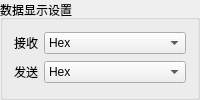
         <widget class="QGroupBox" name="groupBox_8">
          <property name="sizePolicy">
           <sizepolicy hsizetype="Maximum" vsizetype="Maximum">
            <horstretch>0</horstretch>
            <verstretch>0</verstretch>
           </sizepolicy>
          </property>
          <property name="minimumSize">
           <size>
            <width>0</width>
            <height>88</height>
           </size>
          </property>
          <property name="title">
           <string>数据显示设置</string>
          </property>
          <layout class="QHBoxLayout" name="horizontalLayout_19">
           <item>
            <layout class="QVBoxLayout" name="verticalLayout_4">
             <item>
              <layout class="QHBoxLayout" name="horizontalLayout_12">
               <item>
                <widget class="QLabel" name="label_Set_Rec">
                 <property name="sizePolicy">
                  <sizepolicy hsizetype="Maximum" vsizetype="Fixed">
                   <horstretch>0</horstretch>
                   <verstretch>0</verstretch>
                  </sizepolicy>
                 </property>
                 <property name="text">
                  <string>&lt;html&gt;&lt;head/&gt;&lt;body&gt;&lt;p align=&quot;center&quot;&gt;接收&lt;/p&gt;&lt;/body&gt;&lt;/html&gt;</string>
                 </property>
                </widget>
               </item>
               <item>
                <widget class="QComboBox" name="comboBox_Set_Rec">
                 <property name="sizePolicy">
                  <sizepolicy hsizetype="Preferred" vsizetype="Fixed">
                   <horstretch>0</horstretch>
                   <verstretch>0</verstretch>
                  </sizepolicy>
                 </property>
                 <item>
                  <property name="text">
                   <string>Hex</string>
                  </property>
                 </item>
                 <item>
                  <property name="text">
                   <string>Ascii</string>
                  </property>
                 </item>
                </widget>
               </item>
              </layout>
             </item>
             <item>
              <layout class="QHBoxLayout" name="horizontalLayout_11">
               <item>
                <widget class="QLabel" name="label_Set_Send">
                 <property name="sizePolicy">
                  <sizepolicy hsizetype="Maximum" vsizetype="Fixed">
                   <horstretch>0</horstretch>
                   <verstretch>0</verstretch>
                  </sizepolicy>
                 </property>
                 <property name="text">
                  <string>&lt;html&gt;&lt;head/&gt;&lt;body&gt;&lt;p align=&quot;center&quot;&gt;发送&lt;/p&gt;&lt;/body&gt;&lt;/html&gt;</string>
                 </property>
                </widget>
               </item>
               <item>
                <widget class="QComboBox" name="comboBox_Set_Send">
                 <property name="sizePolicy">
                  <sizepolicy hsizetype="Preferred" vsizetype="Fixed">
                   <horstretch>0</horstretch>
                   <verstretch>0</verstretch>
                  </sizepolicy>
                 </property>
                 <item>
                  <property name="text">
                   <string>Hex</string>
                  </property>
                 </item>
                 <item>
                  <property name="text">
                   <string>Ascii</string>
                  </property>
                 </item>
                </widget>
               </item>
              </layout>
             </item>
            </layout>
           </item>
          </layout>
         </widget>
